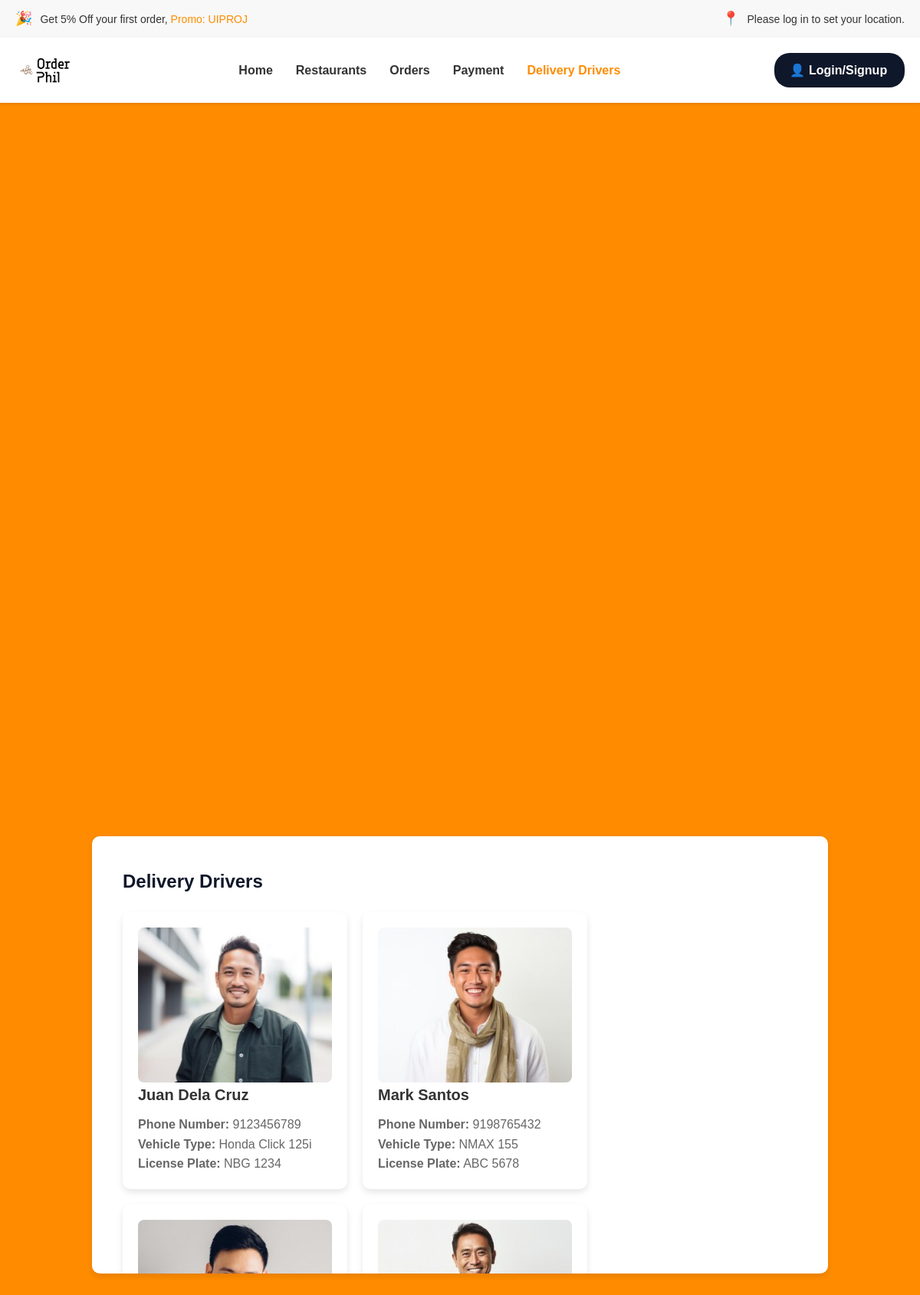
Page /Drivers on the committed database.
### myApp/models.py (models this page shows, shortened)
class Delivery_Driver(models.Model):
    driver_id = models.BigAutoField(primary_key=True)
    driver_fname = models.CharField(max_length= 100)
    driver_lname = models.CharField(max_length= 100)
    driver_phone_number = models.IntegerField()
    vehicle_type = models.CharField(max_length= 100)
    license_plate = models.CharField(max_length= 20)
    driver_image = models.ImageField(upload_to='menu_images/', null=True, blank=True)

### myApp/views.py (the view)
# urls.py: path("Drivers", views.Drivers, name="Drivers"),
def Drivers(request):
    customer = None
    if 'customer_id' in request.session:
        try:
            customer = Customer.objects.get(customer_id=request.session['customer_id'])
        except Customer.DoesNotExist:
            customer = None
    drivers = Delivery_Driver.objects.all()  # Fetch all delivery drivers
    context = {'drivers': drivers, 'customer': customer}
    return render(request, "myApp/Drivers.html", context)  # Pass drivers to the template

### myApp/templates/myApp/Drivers.html (shortened to what this page needs)
{% load static %}
<!DOCTYPE html>
<html lang="en">
<head>
</head>
<body>
    <div class="area">
        <ul class="circles">
        </ul>
        <header>
            <div class="promo-banner">
                {% if request.session.customer_id %}
                    {% with customer=customer %}
                        <p><span class="promo-icon">🎉</span>Hi {{ customer.first_name }}, Get 5% Off your first order, <span class="highlight">Promo: UIPROJ</span></p>
                        <div class="location">
                            <p><span class="location-icon">📍</span>{{ customer.address }}</p>
                        </div>
                        {% endwith %}
                {% else %}
                    <p><span class="promo-icon">🎉</span>Get 5% Off your first order, <span class="highlight">Promo: UIPROJ</span></p>
                    <div class="location">
                        <p><span class="location-icon">📍</span>Please log in to set your location.</p>
                    </div>
                {% endif %}
            </div>
            <nav>
                <div class="logo">
                    <img src="{% static 'img/Logo.png' %}" alt="Order Phil Logo" class="logo-img">
                </div>
                <ul class="nav-links">
                    <li><a href="{% url 'home' %}">Home</a></li>
                    <li><a href="{% url 'McDonalds' %}">Restaurants</a></li>
                    <li><a href="{% url 'Orders' %}">Orders</a></li>
                    <li><a href="#">Payment</a></li>
                    <li><a href="{% url 'Drivers' %}" class="active">Delivery Drivers</a></li>
                </ul>
                {% if request.session.customer_id %}
                    <a href="{% url 'logout' %}" style="background-color: #0f172a; color: #fff; width: 170px; border: none; padding: 10px 20px; border-radius: 20px; cursor: pointer; font-family: 'Poppins', sans-serif; font-weight: 600; display: flex; align-items: center; text-decoration: none;">
                        <span class="login-icon">👤</span>
                        Logout
                    </a>
                {% else %}
                    <a href="{% url 'login' %}" style="background-color: #0f172a; color: #fff; width: 170px; border: none; padding: 10px 20px; border-radius: 20px; cursor: pointer; font-family: 'Poppins', sans-serif; font-weight: 600; display: flex; align-items: center; text-decoration: none;">
                        <span class="login-icon">👤</span>
                        Login/Signup
                    </a>
                {% endif %}
            </nav>
        </header>
        <main>
            <div class="container">
                <h2>Delivery Drivers</h2>
                <div class="drivers-list">
                    {% for driver in drivers %}
                    <div class="driver-card">
                        <div class="image-container">
                            <img src="{{ driver.driver_image.url }}" alt="Driver Image">
                        </div>
                        <div class="content">
                            <h3 class="title">{{ driver.driver_fname }} {{ driver.driver_lname }}</h3>
                            <p class="info"><strong>Phone Number:</strong> {{ driver.driver_phone_number }}</p>
                            <p class="info"><strong>Vehicle Type:</strong> {{ driver.vehicle_type }}</p>
                            <p class="info"><strong>License Plate:</strong> {{ driver.license_plate }}</p>
                        </div>
                    </div>
                    {% empty %}
                    <p>No drivers available.</p>
                    {% endfor %}
                </div>
            </div>
        </main>
    </div>
</body>
</html>

### myApp/templates/myApp/Drivers.html (style rules this page uses)
* { margin: 0; padding: 0; box-sizing: border-box; }
body { font-family: Arial, sans-serif; line-height: 1.6; color: #333; }
.promo-banner { background-color: #f8f8f8; display: flex; justify-content: space-between; align-items: center; padding: 10px 20px; font-size: 14px; }
.promo-icon, .location-icon { margin-right: 10px; font-size: 18px; }
nav { position: relative; z-index: 10; display: flex; justify-content: space-between; align-items: center; padding: 20px; background-color: #fff; box-shadow: 0 2px 4px rgba(0,0,0,0.1); }
.logo { display: flex; align-items: center; font-size: 20px; font-weight: bold; line-height: 1.2; }
.logo img { height: 40px; margin-right: 10px; }
.nav-links { display: flex; list-style: none; }
.nav-links li { margin: 0 15px; }
.nav-links a { text-decoration: none; color: #333; font-weight: 600; transition: color 0.3s, transform 0.3s; }
.nav-links a.active { color: #ff8c00; }
.login-icon { margin-right: 5px; }
.highlight { color: #ff8c00; }
.container { background-color: white; padding: 40px; border-radius: 10px; box-shadow: 0 4px 8px rgba(0, 0, 0, 0.1); width: 80%; height: 570px; max-width: 1000px; position: absolute; top: 59%; left: 50%; transform: translate(-50%, -50%); overflow-y: auto; scrollbar-width: none; }
h2 { font-size: 24px; font-weight: 700; color: #0f172a; margin-bottom: 20px; text-align: left; }
.image-container { flex: 0 0 100px; margin: 0 auto; display: flex; justify-content: center; }
.image-container img { width: 100%; height: auto; border-radius: 8px; object-fit: cover; }
.content { flex: 1; display: flex; flex-direction: column; justify-content: space-between; }
.title { font-size: 24px; font-weight: bold; margin: 0 0 10px 0; }
.area { position: relative; z-index: 1; background: #ff8c00; background: -webkit-linear-gradient(to left, #ff8c00, #ff8c00); width: 100%; height:100vh; }
.circles { position: absolute; top: 0; left: 0; width: 100%; height: 100%; overflow: hidden; }
.drivers-list { display: flex; flex-wrap: wrap; gap: 20px; }
.driver-card { background-color: #fff; border-radius: 10px; box-shadow: 0 4px 8px rgba(0, 0, 0, 0.1); padding: 20px; width: 100%; max-width: 293px; }
.driver-card .image-container { flex: 0 0 100px; margin: 0 auto; display: flex; justify-content: center; }
.driver-card .image-container img { width: 100%; height: auto; border-radius: 8px; object-fit: cover; }
.driver-card .content { flex: 1; display: flex; flex-direction: column; justify-content: space-between; }
.driver-card .title { font-size: 20px; font-weight: bold; margin: 0 0 10px 0; }
.driver-card .info { color: #666; margin: 0; }

### rows in the picture
Delivery_Driver: driver_image (picture), driver_fname "Juan", driver_lname "Dela Cruz", driver_phone_number "9123456789", vehicle_type "Honda Click 125i", license_plate "NBG 1234"
Delivery_Driver: driver_image (picture), driver_fname "Mark", driver_lname "Santos", driver_phone_number "9198765432", vehicle_type "NMAX 155", license_plate "ABC 5678"
Delivery_Driver: driver_image (picture)
Delivery_Driver: driver_image (picture)
